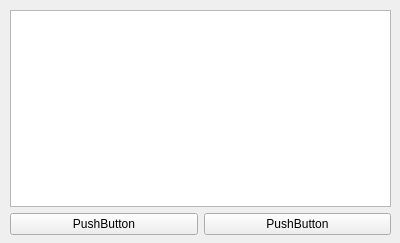
<?xml version="1.0" encoding="UTF-8"?>
<ui version="4.0">
 <class>Form</class>
 <widget class="QWidget" name="Form">
  <property name="geometry">
   <rect>
    <x>0</x>
    <y>0</y>
    <width>400</width>
    <height>243</height>
   </rect>
  </property>
  <property name="windowTitle">
   <string>Form</string>
  </property>
  <widget class="QWidget" name="">
   <property name="geometry">
    <rect>
     <x>10</x>
     <y>10</y>
     <width>381</width>
     <height>225</height>
    </rect>
   </property>
   <layout class="QVBoxLayout" name="verticalLayout">
    <item>
     <widget class="QListWidget" name="listWidget"/>
    </item>
    <item>
     <layout class="QHBoxLayout" name="horizontalLayout">
      <item>
       <widget class="QPushButton" name="pushButton">
        <property name="text">
         <string>PushButton</string>
        </property>
       </widget>
      </item>
      <item>
       <widget class="QPushButton" name="pushButton_2">
        <property name="text">
         <string>PushButton</string>
        </property>
       </widget>
      </item>
     </layout>
    </item>
   </layout>
  </widget>
 </widget>
 <resources/>
 <connections/>
</ui>
